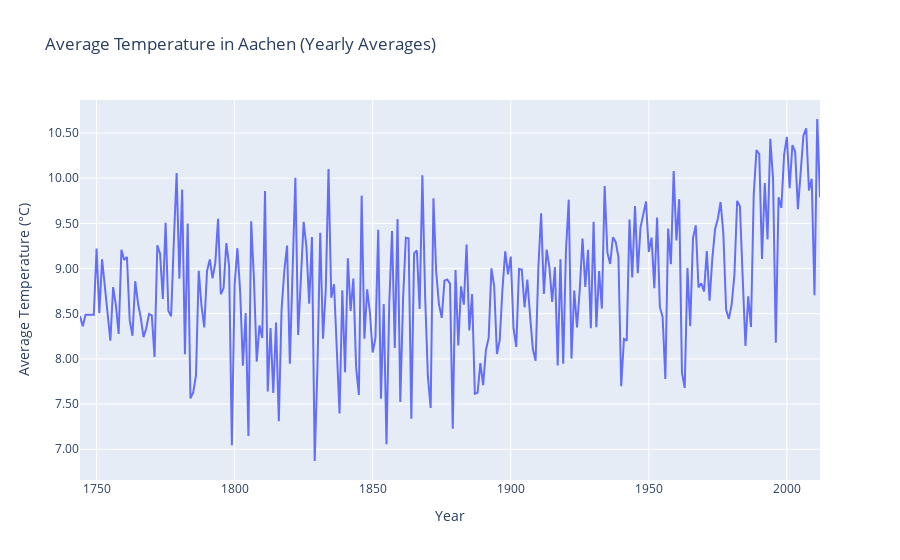

This figure's notebook cell:
### Markdown cell above
Visualising Every Year Avg

### Code cell
import plotly.express as px

# Compute the mean temperature per year (if you want a more granular view)
df_yearly = df_aachen.groupby("Year", as_index=False)["AverageTemperature"].mean()

# Create the plot
fig = px.line(df_yearly, x="Year", y="AverageTemperature",
              title="Average Temperature in Aachen (Yearly Averages)",
              labels={"Year": "Year", "AverageTemperature": "Average Temperature (°C)"},
              line_shape="linear")

# Show the figure
fig.show()

### Figure 1 — Plotly figure (JSON) as saved in the notebook; plotly's stock layout.template omitted (floating-point values rounded to 4 significant figures; data arrays with more than 128 entries replaced by an {"elided": "..."} marker saying what was removed)
{"data": [{"hovertemplate": "Year=%{x}<br>Average Temperature (°C)=%{y}<extra></extra>", "legendgroup": "", "line": {"color": "#636efa", "dash": "solid", "shape": "linear"}, "marker": {"symbol": "circle"}, "mode": "lines", "name": "", "orientation": "v", "showlegend": false, "type": "scatter", "x": {"elided": "269 int values"}, "xaxis": "x", "y": {"elided": "269 float values"}, "yaxis": "y"}], "layout": {"legend": {"tracegroupgap": 0}, "title": {"text": "Average Temperature in Aachen (Yearly Averages)"}, "xaxis": {"anchor": "y", "domain": [0, 1], "title": {"text": "Year"}}, "yaxis": {"anchor": "x", "domain": [0, 1], "tickformat": ".2f", "title": {"text": "Average Temperature (°C)"}}}}
